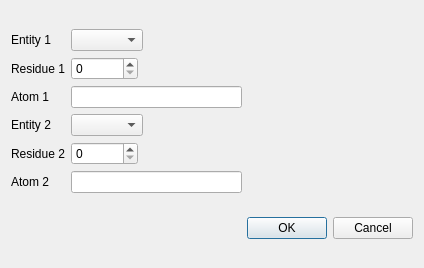
<?xml version="1.0" encoding="UTF-8"?>
<ui version="4.0">
 <class>QDialog</class>
 <widget class="QDialog" name="QDialog">
  <property name="geometry">
   <rect>
    <x>0</x>
    <y>0</y>
    <width>424</width>
    <height>268</height>
   </rect>
  </property>
  <property name="windowTitle">
   <string>Add Bond</string>
  </property>
  <layout class="QVBoxLayout" name="verticalLayout">
   <item>
    <layout class="QGridLayout" name="gridLayout">
     <item row="6" column="1">
      <layout class="QHBoxLayout" name="horizontalLayout_5">
       <item>
        <widget class="QComboBox" name="cmb_bondentity_entity2"/>
       </item>
       <item>
        <spacer name="horizontalSpacer_4">
         <property name="orientation">
          <enum>Qt::Horizontal</enum>
         </property>
         <property name="sizeHint" stdset="0">
          <size>
           <width>40</width>
           <height>20</height>
          </size>
         </property>
        </spacer>
       </item>
      </layout>
     </item>
     <item row="4" column="0">
      <widget class="QLabel" name="label_8">
       <property name="text">
        <string>Atom 1</string>
       </property>
      </widget>
     </item>
     <item row="6" column="0">
      <widget class="QLabel" name="label_6">
       <property name="text">
        <string>Entity 2</string>
       </property>
      </widget>
     </item>
     <item row="2" column="1">
      <layout class="QHBoxLayout" name="horizontalLayout">
       <item>
        <layout class="QHBoxLayout" name="horizontalLayout_2">
         <item>
          <widget class="QSpinBox" name="sbo_bondentity_resid1">
           <property name="maximum">
            <number>999999999</number>
           </property>
          </widget>
         </item>
         <item>
          <spacer name="horizontalSpacer">
           <property name="orientation">
            <enum>Qt::Horizontal</enum>
           </property>
           <property name="sizeHint" stdset="0">
            <size>
             <width>40</width>
             <height>20</height>
            </size>
           </property>
          </spacer>
         </item>
        </layout>
       </item>
      </layout>
     </item>
     <item row="8" column="0">
      <widget class="QLabel" name="label_4">
       <property name="text">
        <string>Residue 2</string>
       </property>
      </widget>
     </item>
     <item row="0" column="0">
      <widget class="QLabel" name="label_7">
       <property name="text">
        <string>Entity 1</string>
       </property>
      </widget>
     </item>
     <item row="2" column="0">
      <widget class="QLabel" name="label">
       <property name="text">
        <string>Residue 1</string>
       </property>
      </widget>
     </item>
     <item row="9" column="0">
      <widget class="QLabel" name="label_3">
       <property name="text">
        <string>Atom 2</string>
       </property>
      </widget>
     </item>
     <item row="8" column="1">
      <layout class="QHBoxLayout" name="horizontalLayout_3">
       <item>
        <widget class="QSpinBox" name="sbo_bondentity_resid2">
         <property name="maximum">
          <number>999999999</number>
         </property>
        </widget>
       </item>
       <item>
        <spacer name="horizontalSpacer_2">
         <property name="orientation">
          <enum>Qt::Horizontal</enum>
         </property>
         <property name="sizeHint" stdset="0">
          <size>
           <width>40</width>
           <height>20</height>
          </size>
         </property>
        </spacer>
       </item>
      </layout>
     </item>
     <item row="0" column="1">
      <layout class="QHBoxLayout" name="horizontalLayout_4">
       <item>
        <widget class="QComboBox" name="cmb_bondentity_entity1"/>
       </item>
       <item>
        <spacer name="horizontalSpacer_3">
         <property name="orientation">
          <enum>Qt::Horizontal</enum>
         </property>
         <property name="sizeHint" stdset="0">
          <size>
           <width>40</width>
           <height>20</height>
          </size>
         </property>
        </spacer>
       </item>
      </layout>
     </item>
     <item row="4" column="1">
      <layout class="QHBoxLayout" name="horizontalLayout_6">
       <item>
        <widget class="QLineEdit" name="lei_bondentity_atom1"/>
       </item>
       <item>
        <spacer name="horizontalSpacer_5">
         <property name="orientation">
          <enum>Qt::Horizontal</enum>
         </property>
         <property name="sizeHint" stdset="0">
          <size>
           <width>40</width>
           <height>20</height>
          </size>
         </property>
        </spacer>
       </item>
      </layout>
     </item>
     <item row="9" column="1">
      <layout class="QHBoxLayout" name="horizontalLayout_7">
       <item>
        <widget class="QLineEdit" name="lei_bondentity_atom2"/>
       </item>
       <item>
        <spacer name="horizontalSpacer_6">
         <property name="orientation">
          <enum>Qt::Horizontal</enum>
         </property>
         <property name="sizeHint" stdset="0">
          <size>
           <width>40</width>
           <height>20</height>
          </size>
         </property>
        </spacer>
       </item>
      </layout>
     </item>
    </layout>
   </item>
   <item>
    <widget class="QDialogButtonBox" name="btn_bondentity_button_box">
     <property name="orientation">
      <enum>Qt::Horizontal</enum>
     </property>
     <property name="standardButtons">
      <set>QDialogButtonBox::Cancel|QDialogButtonBox::Ok</set>
     </property>
    </widget>
   </item>
  </layout>
 </widget>
 <resources/>
 <connections/>
</ui>
